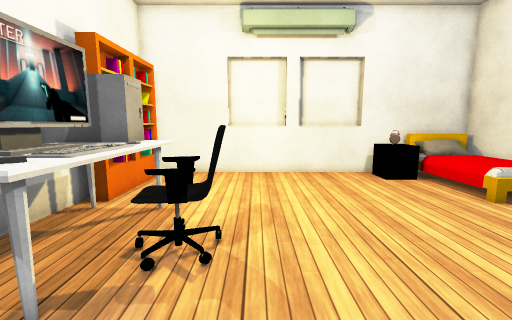
[1] (above)

12 first-person views from a walk through a scene from a Unity 3-D project. The camera is 1.4 m above the floor, tilts 8° down and sees 90° across. The floor is counted in squares, 0.5 m on a side. Each view is taken from the middle of a square. On the plan, view 1 faces up. The plan holds only what a view shows up to about 19 squares ahead; the rest is blank. The place goes on beyond the plan. The player is left out. Some surface patterns are stand-ins.

[2]
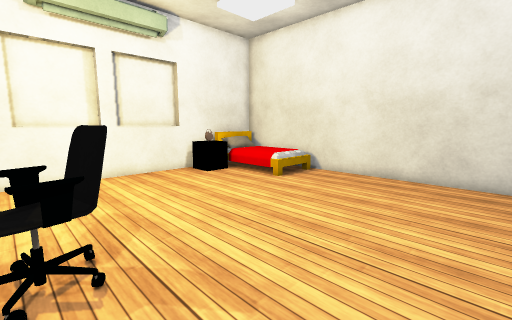

[3]
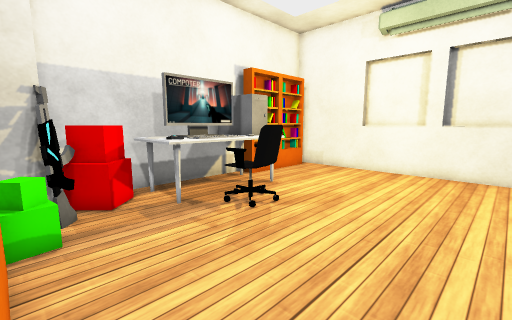

[4]
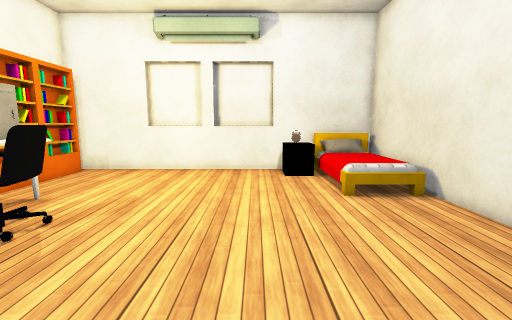

[5]
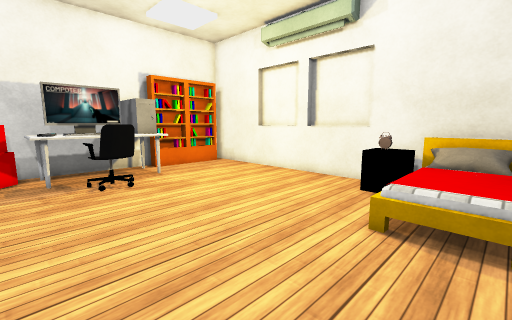

[6]
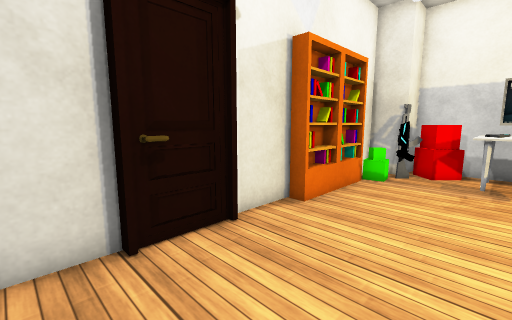

[7]
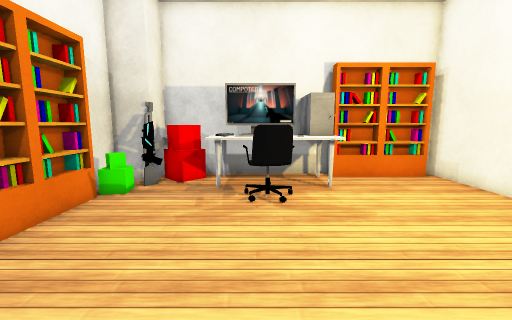

[8]
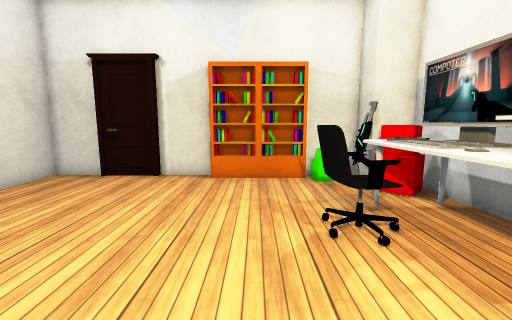

[9]
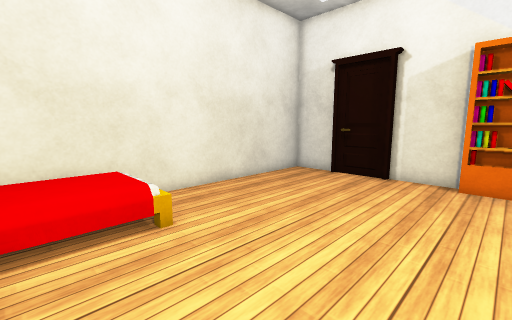

[10]
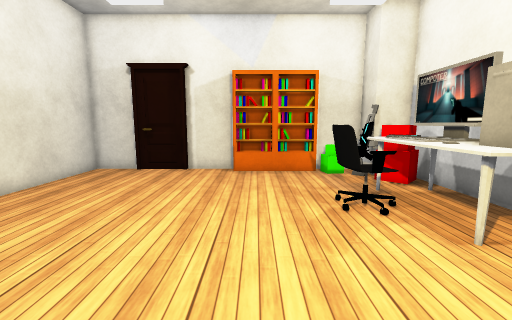

[11]
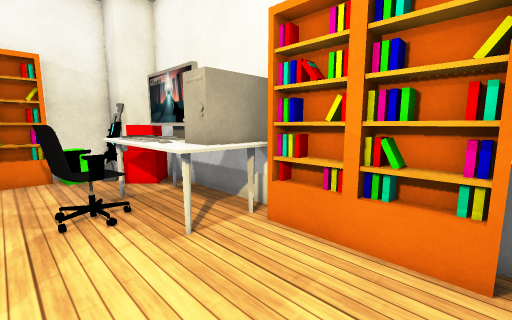

[12]
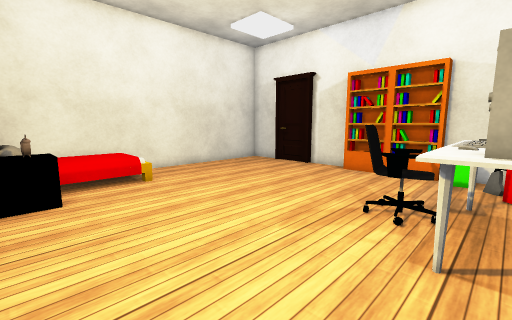

### Floor plan
Points are (right, up) in squares from view 1. A wall is a line through its corners. A room is listed if a view was taken in it or the views show most of it. See-through windows are left out.
Room 1 (views 1, 2, 3, 4, 5, 6, 7, 8, 9, 10, 11, 12)
walls: (-4.1, 6.1) (-4.1, 4.4); (-4.4, 6.6) (-4.4, 4.4); (-4.7, 5.6) (-4.7, 4.8); (1.7, 15.2) (-1.6, 15.2); (6, 15.2) (2.5, 15.2); (3.1, -1.9) (6.4, -1.9); (-6, 8.5) (-3.7, 8.5) (-3.7, 7.4); (6.5, -1.7) (9.1, -1.7); (-6.4, 9.2) (-6.4, -0.1) (-4.4, -0.1) (-4.4, -1.9) (-1.5, -1.9); (8.3, -1.5) (8.9, -1.5); (9.2, -1.9) (12, -1.9) (12, 14.8) (-6.4, 14.8) (-6.4, 14)
low walls: (8.2, 12.7) (7.6, 12.7)
ways out: gap at (6, 14)
objects: other object (-6, 1) to (-4, 2); other object (-6, 3) to (-3, 9); other object (-6, 9) to (-5, 14); other object (-5, 0) to (-4, 1); other object (-4, 2); other object (-4, 3) to (-3, 4); other object (-3, -1); other object (-3, 3); other object (-3, 5) to (-3, 6); other object (-2, 5) to (-1, 6); other object (-1, -1) to (0, -1); other object (2, -1) to (3, -1); other object (7, 13); other object (9, 9) to (11, 14)

Where each view was taken, in squares from view 1:
view 1: 0 up, 0 right, facing up
view 2: 0 up, 2 left, facing up-right
view 3: 1 down, 5 right, facing up-left
view 4: 1 down, 5 right, facing up
view 5: 2 up, 11 right, facing up-left
view 6: 4 up, 11 right, facing down-left
view 7: 5 up, 8 right, facing left
view 8: 12 up, 1 right, facing down
view 9: 12 up, 2 right, facing down-right
view 10: 14 up, 2 right, facing down
view 11: 14 up, 0 right, facing down-left
view 12: 14 up, 4 left, facing down-right
